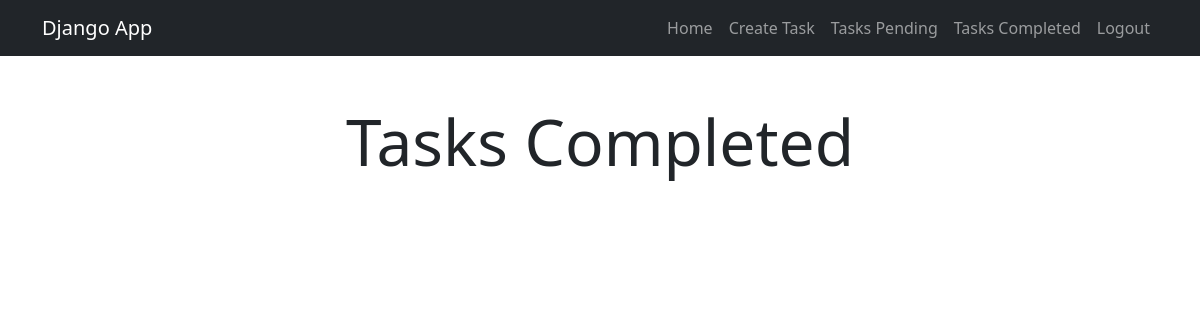
The app's page /tasks_completed/ (signed in), older data.
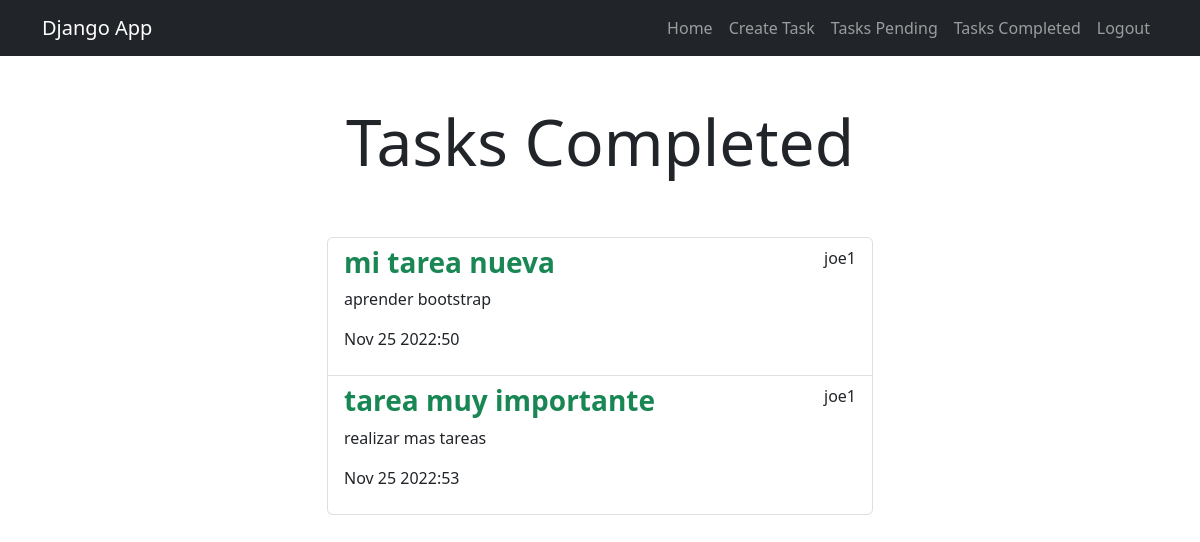
The same page, newer data.
### tasks/models.py (models this page shows, shortened)
class Task(models.Model):
    title = models.CharField(max_length=100)
    description = models.TextField(blank=True)
    created = models.DateTimeField(auto_now_add=True)
    datecompleted = models.DateTimeField(null=True, blank=True) # Se le agrega blank para no ser dato requerido en el administrador
    important = models.BooleanField(default=False)
    user = models.ForeignKey(User, on_delete=models.CASCADE)

### tasks/views.py (the view)
# urls.py: path('tasks_completed/',views.tasks_completed, name='tasks_completed'),
@login_required
def tasks_completed(request):
    tasks = Task.objects.filter(user=request.user, datecompleted__isnull=False).order_by('-datecompleted')
    return render(request,'tasks.html', {
        'tasks': tasks,
        'type': 'Completed'
    })

### tasks/templates/tasks.html
{% extends 'base.html' %}
{% block content %}
<main class="container">
    <div class="row">
        <div class="col-md-6 offset-md-3">
            <h1 class="text-center display-3 py-5">Tasks {{type}}</h1>
            <ul class="list-group">
                {% for task in tasks %}
                    <a class="list-group-item" href="{% url 'task_detail' task.id %}">
                        <header class="d-flex justify-content-between">
                            {% if task.important %}
                            <h3 class="fw-bold text-success">{{task.title}}</h3>
                            {% else %}
                            <h3 class="fw-bold">{{task.title}}</h3>
                            {% endif %}
                            <p>{{task.user.username}}</p>
                        </header>
                        <p>{{task.description}}</p>
                        <p>{{task.datecompleted|date:'M j Y:i'}}</p>
                    </a>
                {% endfor %}
            </ul>
        </div>
    </div>
</main>
{% endblock %}

Row changes from the older to the newer data that the page shows:
added Task: title "mi tarea nueva", user.username "joe1", description "aprender bootstrap", datecompleted "Nov 25 2022:50"
added Task: title "tarea muy importante", user.username "joe1", description "realizar mas tareas", datecompleted "Nov 25 2022:53"
